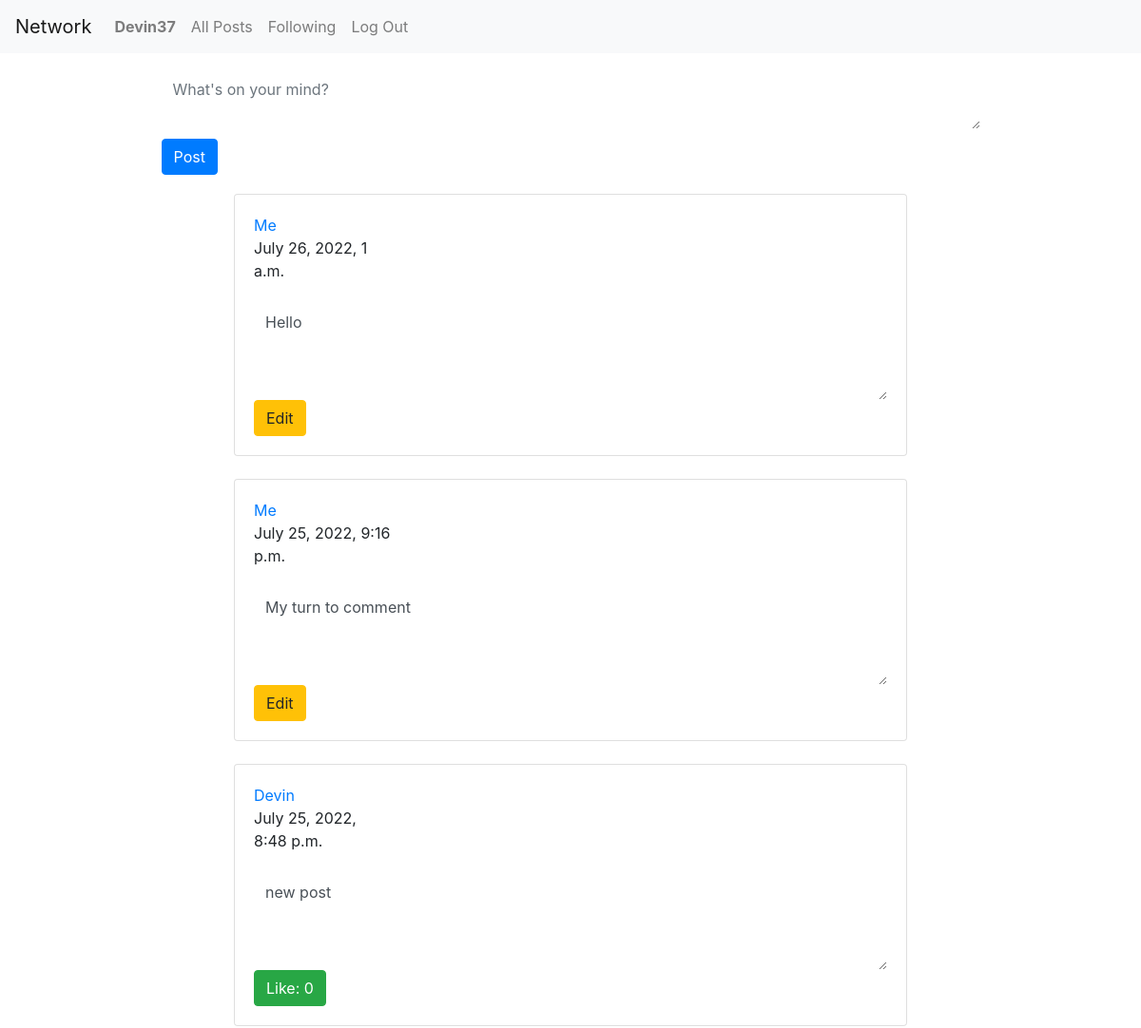
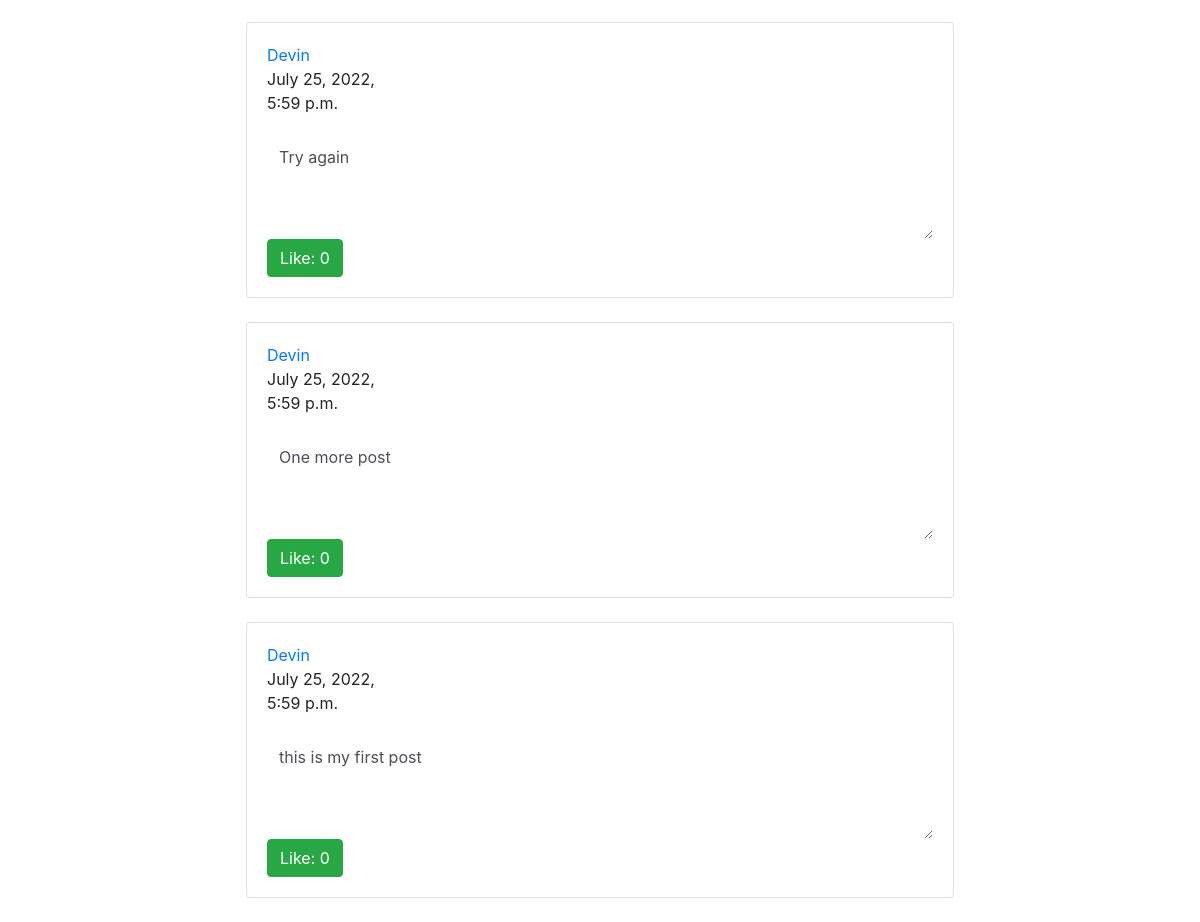
/ (signed in), run on the app's committed database (2 pictures, top to bottom).
### network/models.py (models this page shows, shortened)
class User(AbstractUser):
    pass

class Post(models.Model):
    user = models.ForeignKey("User", on_delete=models.CASCADE, related_name="post_user")
    username = models.TextField(blank=True)
    body = models.TextField(blank=True)
    like_count = models.IntegerField(default=0)
    timestamp = models.DateTimeField(auto_now_add=True)

### network/views.py (the view)
# urls.py: path("", views.index, name="index"),
def index(request):
    allposts = get_post_page(1)
    return render(request, "network/index.html", {
        "posts": allposts,
        "pages": "page"
    })

### network/views.py (called while the page is built)
def get_post_page(id):
    postData = Post.objects.all().order_by('-timestamp')
    return Paginator(postData, 10).page(id)

### network/templates/network/index.html (shortened to what this page needs)
{% extends "network/layout.html" %}
{% block body %}
<div id="index_view">
    <div class="row">
        {% if user.is_authenticated %}
            <div id="compose-view">
            <form id="compose-form">
            <textarea maxlength="280" class="form-control" id="compose-body"
                placeholder="What's on your mind?"></textarea>
            <input id="submit" type="submit" value='Post' class="btn btn-primary" />
            </form>
            </div>
        {% endif %}
        <div class="inbox-wrapper">
            <div class="col-lg-12">
                <table class="table email-table no-wrap table-hover v-middle mb-0 font-14">
                    <tbody>
                    {% for item in posts %}
                        <tr>
                            <div class="card">
                                <div class="card-body">
                                    <div class="row">
                                        <div class="col-lg-3 ">
                                            <div class="aside-content">
                                                <div class="aside-header">
                                                    <a href="#" data-name="{{ item.user }}" class="postMaker">{{ item.user }}</a>
                                                    <div id="dateTime" class="date">{{ item.timestamp }}</div>
                                                    <br>
                                                </div>
                                            </div>
                                        </div>
                                    </div>
                                    <div class="email-body-div">
                                        <textarea disabled class="form-control" id="post-body">{{ item.body }}</textarea>
                                    </div>
                                    {% if user.is_authenticated %}
                                    <div class="email-attachments">
                                        <button data-index="{{ item.user }}" id="{{item.id}}" class="btn btn-success">
                                        {% if item.id in liked_posts %}
                                            Unlike: {{ item.like_count }}
                                        {% else %}
                                            Like: {{ item.like_count }}
                                        {% endif %}
                                        </button>
                                    </div>
                                    {% endif %}
                                </div>
                            </div>
                        </tr>
                    <br>
                    {% endfor %}
                    </tbody>
                </table>
            </div>
        </div>
    </div>
</div>
{% endblock body %}

### network/templates/network/layout.html (shortened to what this page needs)
{% load static %}
<!DOCTYPE html>
<html lang="en">
    <head>
        <link rel="stylesheet" href="https://stackpath.bootstrapcdn.com/bootstrap/4.4.1/css/bootstrap.min.css">
        <link href="{% static 'network/styles.css' %}" rel="stylesheet">
    </head>
    <body>
        <nav class="navbar navbar-expand-lg navbar-light bg-light">
            <a class="navbar-brand" href="#">Network</a>
            <div>
              <ul class="navbar-nav mr-auto">
                {% if user.is_authenticated %}
                    <li class="nav-item">
                        <a class="nav-link" id="my_profile" href="#"><strong>{{ user.username }}</strong></a>
                    </li>
                {% endif %}
                <li class="nav-item">
                  <a class="nav-link" href="{% url 'index' %}">All Posts</a>
                </li>
                {% if user.is_authenticated %}
                    <li class="nav-item">
                        <a class="nav-link" href="#">Following</a>
                    </li>
                    <li class="nav-item">
                        <a class="nav-link" href="{% url 'logout' %}">Log Out</a>
                    </li>
                {% endif %}
              </ul>
            </div>
          </nav>
        <div class="body">
            {% block body %}
            {% endblock %}
        </div>
    </body>
</html>

### network/static/network/styles.css (style rules this page uses)
textarea { background: white; border: none; }
.inbox-wrapper { width: 80%; margin-left: 20%; margin-right: 20%; }
#compose-view { width: 70%; margin-top: 20px; margin-bottom: 20px; margin-left: 15%; }
#post-body { background-color: white; border: none; min-height: 100px; }
#compose-body { margin-bottom: 10px; }
.form-control { background: white; border: none; }
.email-body-div { width:100% }

### data on the page
User: username "Devin37"
Post: timestamp "July 26, 2022, 1 a.m.", body "Hello"
Post: timestamp "July 25, 2022, 9:16 p.m.", body "My turn to comment"
Post: user "Devin", timestamp "July 25, 2022, 8:48 p.m.", body "new post", like_count "0"
Post: user "Devin", timestamp "July 25, 2022, 5:59 p.m.", body "Try again", like_count "0"
Post: user "Devin", timestamp "July 25, 2022, 5:59 p.m.", body "One more post", like_count "0"
Post: user "Devin", timestamp "July 25, 2022, 5:59 p.m.", body "this is my first post", like_count "0"
